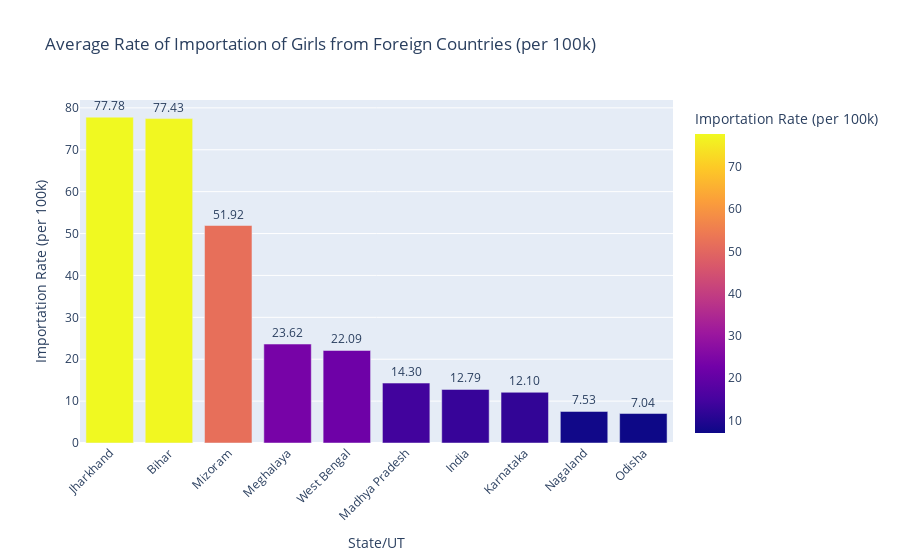

The cell this chart's notebook holds for it:
### Code cell
# Aggregate by state: average over years (to avoid year noise)
df_grouped = df.groupby('STATE/UT')['IMPORTATION OF GIRLS FROM FOREIGN COUNTRIES(per_100k)'].mean().reset_index()

# Sort descending & pick top N (optional)
df_grouped = df_grouped.sort_values(by='IMPORTATION OF GIRLS FROM FOREIGN COUNTRIES(per_100k)', ascending=False).head(10)

# Plot
fig = px.bar(
    df_grouped,
    x='STATE/UT',
    y='IMPORTATION OF GIRLS FROM FOREIGN COUNTRIES(per_100k)',
    title='Average Rate of Importation of Girls from Foreign Countries (per 100k)',
    labels={'IMPORTATION OF GIRLS FROM FOREIGN COUNTRIES(per_100k)': 'Importation Rate (per 100k)', 'STATE/UT': 'State/UT'},
    color='IMPORTATION OF GIRLS FROM FOREIGN COUNTRIES(per_100k)',
    text='IMPORTATION OF GIRLS FROM FOREIGN COUNTRIES(per_100k)'  # show number on bar
)

fig.update_traces(texttemplate='%{text:.2f}', textposition='outside')
fig.update_layout(xaxis_tickangle=-45)
fig.show()

### Figure 1 — Plotly figure (JSON) as saved in the notebook; plotly's stock layout.template omitted (floating-point values rounded to 4 significant figures)
{"data": [{"alignmentgroup": "True", "hovertemplate": "State/UT=%{x}<br>Importation Rate (per 100k)=%{marker.color}<extra></extra>", "legendgroup": "", "marker": {"color": [77.78, 77.43, 51.92, 23.62, 22.09, 14.3, 12.79, 12.1, 7.534, 7.036], "coloraxis": "coloraxis", "pattern": {"shape": ""}}, "name": "", "offsetgroup": "", "orientation": "v", "showlegend": false, "text": [77.78, 77.43, 51.92, 23.62, 22.09, 14.3, 12.79, 12.1, 7.534, 7.036], "textposition": "outside", "texttemplate": "%{text:.2f}", "type": "bar", "x": ["Jharkhand", "Bihar", "Mizoram", "Meghalaya", "West Bengal", "Madhya Pradesh", "India", "Karnataka", "Nagaland", "Odisha"], "xaxis": "x", "y": [77.78, 77.43, 51.92, 23.62, 22.09, 14.3, 12.79, 12.1, 7.534, 7.036], "yaxis": "y"}], "layout": {"barmode": "relative", "coloraxis": {"colorbar": {"title": {"text": "Importation Rate (per 100k)"}}, "colorscale": [[0, "#0d0887"], [0.1111, "#46039f"], [0.2222, "#7201a8"], [0.3333, "#9c179e"], [0.4444, "#bd3786"], [0.5556, "#d8576b"], [0.6667, "#ed7953"], [0.7778, "#fb9f3a"], [0.8889, "#fdca26"], [1, "#f0f921"]]}, "legend": {"tracegroupgap": 0}, "title": {"text": "Average Rate of Importation of Girls from Foreign Countries (per 100k)"}, "xaxis": {"anchor": "y", "domain": [0, 1], "tickangle": -45, "title": {"text": "State/UT"}}, "yaxis": {"anchor": "x", "domain": [0, 1], "title": {"text": "Importation Rate (per 100k)"}}}}
